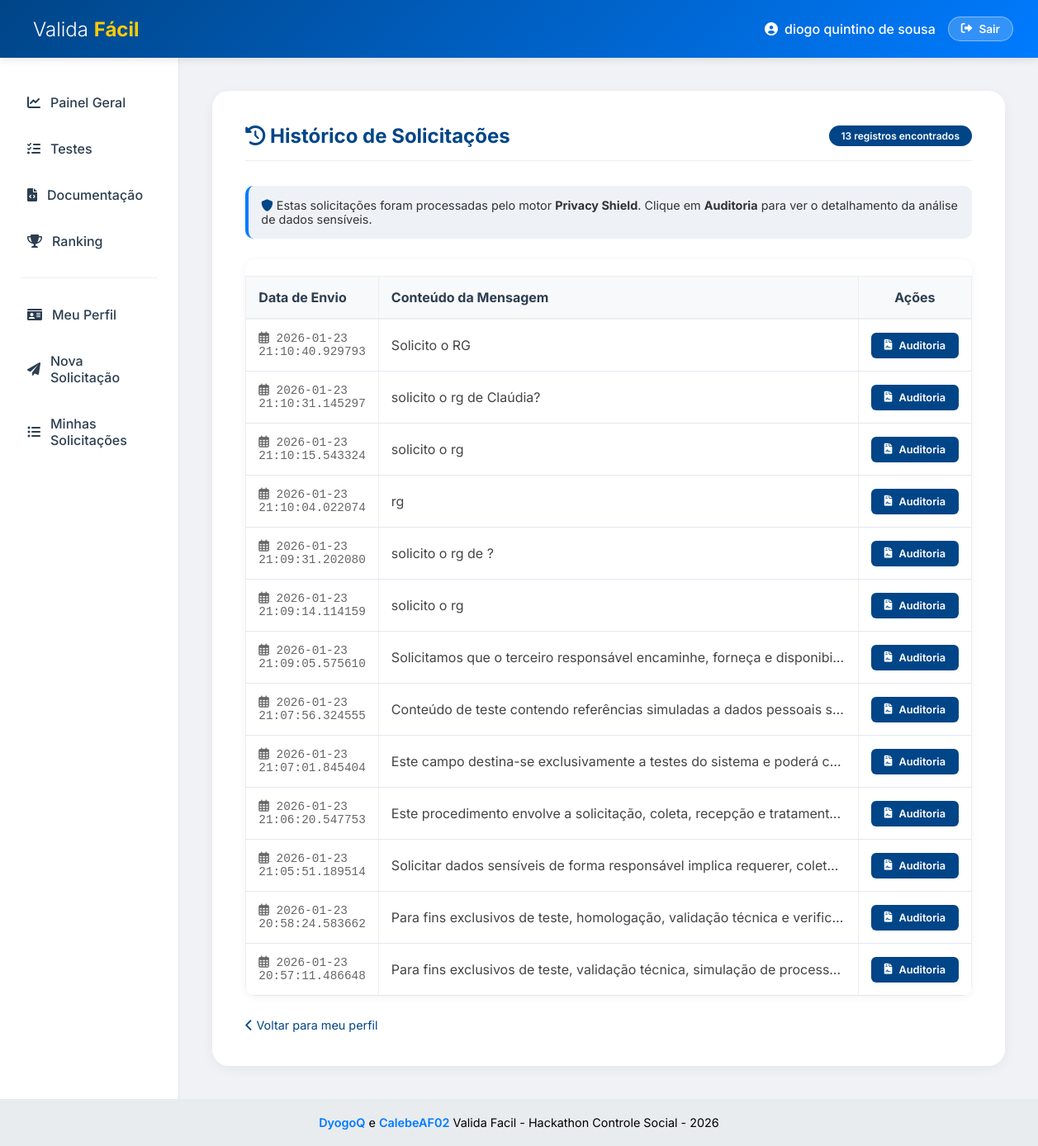
The page /ver_solicitacoes (signed in) on the database its author committed.
### tables this page shows
CREATE TABLE solicitacoes
    (
        id
        INTEGER
        PRIMARY
        KEY
        AUTOINCREMENT,
        usuario_id
        INTEGER
        NOT
        NULL,
        texto
        TEXT
        NOT
        NULL,
        data_envio
        TIMESTAMP
        DEFAULT
        CURRENT_TIMESTAMP,
        FOREIGN
        KEY
                       (
        usuario_id
                       ) REFERENCES usuarios
                       (
                           id
                       ) );

### src/paginas/real/solicitacao.py (the view)
@solicitacao_bp.route("/ver_solicitacoes")
@login_required
def ver_solicitacoes():
    user_id = session["user_id"]
    conn = sqlite3.connect(obter_caminho_banco())
    cursor = conn.cursor()
    cursor.execute("""
        SELECT texto, data_envio, id
        FROM solicitacoes
        WHERE usuario_id = ?
        ORDER BY data_envio DESC
    """, (user_id,))
    solicitacoes = cursor.fetchall()
    conn.close()
    return render_template("real/pagina_ver_solicitacoes.html", solicitacoes=solicitacoes)

### src/paginas/real/auth.py (called while the page is built)
def login_required(f):
    @wraps(f)
    def decorated_function(*args, **kwargs):
        if "user_id" not in session:  # Use 'user_id' aqui
            flash("Você precisa estar logado para acessar o perfil.", "error")
            return redirect(url_for("auth.login"))
        return f(*args, **kwargs)
    return decorated_function

### src/utils/banco.py (called while the page is built)
def obter_caminho_banco() -> str:
    base_dir = os.path.abspath(os.path.join(os.path.dirname(__file__), "..", ".."))
    dados_dir = os.path.join(base_dir, "dados")
    os.makedirs(dados_dir, exist_ok=True)
    return os.path.join(dados_dir, "banco.db")

### templates/real/pagina_ver_solicitacoes.html (shortened to what this page needs)
{% extends "base.html" %}
{% block main %}
<div style="display: flex; justify-content: space-between; align-items: center; margin-bottom: 30px; border-bottom: 1px solid #eee; padding-bottom: 15px;">
    <h2 style="margin: 0; color: var(--primary);"><i class="fas fa-history"></i> Histórico de Solicitações</h2>
    <span class="badge" style="background: var(--primary); color: white; padding: 5px 15px; border-radius: 20px;">
        {{ solicitacoes|length }} registros encontrados
    </span>
</div>
<div class="info-alert" style="background: #eef2f7; padding: 15px; border-radius: 10px; margin-bottom: 25px; border-left: 4px solid var(--secondary); font-size: 0.9rem; color: #333;">
    <i class="fas fa-shield-alt" style="color: var(--primary);"></i>
    Estas solicitações foram processadas pelo motor <strong>Privacy Shield</strong>. Clique em <strong>Auditoria</strong> para ver o detalhamento da análise de dados sensíveis.
</div>
<div style="background: white; border-radius: 12px; box-shadow: 0 2px 10px rgba(0,0,0,0.05); overflow: hidden;">
    <table class="doc-table" style="width: 100%; border-collapse: collapse;">
        <thead>
            <tr style="background-color: #f8f9fa; text-align: left; border-bottom: 2px solid #eee;">
                <th style="padding: 15px; width: 180px;">Data de Envio</th>
                <th style="padding: 15px;">Conteúdo da Mensagem</th>
                <th style="padding: 15px; width: 180px; text-align: center;">Ações</th>
            </tr>
        </thead>
        <tbody>
            {% if solicitacoes %}
                {% for texto, data, id_real in solicitacoes %}
                <tr style="border-bottom: 1px solid #f0f0f0; transition: background 0.3s;" onmouseover="this.style.backgroundColor='#fafafa'" onmouseout="this.style.backgroundColor='transparent'">
                    <td style="padding: 15px; font-family: 'Courier New', Courier, monospace; color: #666; font-size: 0.9rem;">
                        <i class="far fa-calendar-alt"></i> {{ data }}
                    </td>
                    <td style="padding: 15px;">
                        <div style="max-width: 550px; white-space: nowrap; overflow: hidden; text-overflow: ellipsis; color: #444;" title="{{ texto }}">
                            {{ texto }}
                        </div>
                    </td>
                    <td style="padding: 15px; text-align: center;">
                        <a href="{{ url_for('solicitacao.detalhes_solicitacao', solicitacao_id=id_real) }}"
                           class="btn-primary"
                           style="padding: 8px 16px; font-size: 0.8rem; background: var(--primary); text-decoration: none; border-radius: 6px; display: inline-flex; align-items: center; gap: 8px;">
                            <i class="fas fa-file-contract"></i> Auditoria
                        </a>
                    </td>
                </tr>
                {% endfor %}
            {% endif %}
        </tbody>
    </table>
</div>
<div style="margin-top: 25px;">
    <a href="{{ url_for('perfil.pagina_meu_perfil') }}" style="color: var(--primary); text-decoration: none; font-size: 0.9rem;">
        <i class="fas fa-chevron-left"></i> Voltar para meu perfil
    </a>
</div>
{% endblock %}

### static/css/style.css (style rules this page uses)
:root { --primary: #004587; --secondary: #007bff; --success: #2ecc71; --danger: #e74c3c; --warning: #f1c40f; --bg-body: #f0f2f5; --sidebar-bg: #ffffff; --text-main: #2c3e50; --text-muted: #7f8c8d; --shadow: 0 4px 15px rgba(0, 0, 0, 0.05); --transition: all 0.3s cubic-bezier(0.25, 0.8, 0.25, 1); }
* { margin: 0; padding: 0; box-sizing: border-box; }
body { font-family: 'Inter', sans-serif; background-color: var(--bg-body); color: var(--text-main); overflow-x: hidden; }
.btn-logout, .btn-login, .btn-primary { padding: 10px 20px; border-radius: 25px; text-decoration: none; font-weight: 600; font-size: 0.9rem; transition: var(--transition); border: none; cursor: pointer; display: inline-flex; align-items: center; gap: 8px; }
.btn-primary { background: var(--secondary); color: white; }
.doc-table { width: 100%; border-collapse: collapse; margin-top: 20px; }
.doc-table th { background: #f8f9fa; padding: 12px; border: 1px solid #eee; }
.doc-table td { padding: 12px; border: 1px solid #eee; background: white; }
.doc-table th, .doc-table td { padding: 12px 16px; border-bottom: 1px solid #e2e8f0; }
.badge { padding: 4px 10px; border-radius: 6px; font-size: 0.75rem; font-weight: 600; display: inline-block; }

### rows shown on the page
solicitacoes: data_envio "2026-01-23 21:10:40.929793", texto "Solicito o RG"
solicitacoes: data_envio "2026-01-23 21:10:31.145297", texto "solicito o rg de Claúdia?"
solicitacoes: data_envio "2026-01-23 21:10:15.543324", texto "solicito o rg"
solicitacoes: data_envio "2026-01-23 21:10:04.022074", texto "rg"
solicitacoes: data_envio "2026-01-23 21:09:31.202080", texto "solicito o rg de ?"
solicitacoes: data_envio "2026-01-23 21:09:14.114159", texto "solicito o rg"
solicitacoes: data_envio "2026-01-23 21:09:05.575610", texto "Solicitamos que o terceiro responsável encaminhe, forneça e disponibi…"
solicitacoes: data_envio "2026-01-23 21:07:56.324555", texto "Conteúdo de teste contendo referências simuladas a dados pessoais s…"
solicitacoes: data_envio "2026-01-23 21:07:01.845404", texto "Este campo destina-se exclusivamente a testes do sistema e poderá c…"
solicitacoes: data_envio "2026-01-23 21:06:20.547753", texto "Este procedimento envolve a solicitação, coleta, recepção e tratament…"
solicitacoes: data_envio "2026-01-23 21:05:51.189514", texto "Solicitar dados sensíveis de forma responsável implica requerer, colet…"
solicitacoes: data_envio "2026-01-23 20:58:24.583662", texto "Para fins exclusivos de teste, homologação, validação técnica e verific…"
solicitacoes: data_envio "2026-01-23 20:57:11.486648", texto "Para fins exclusivos de teste, validação técnica, simulação de process…"

### other values the page prints
{{ session.get('user_name', 'Usuário') }} "diogo quintino de sousa"
{{ solicitacoes|length }} "13"
